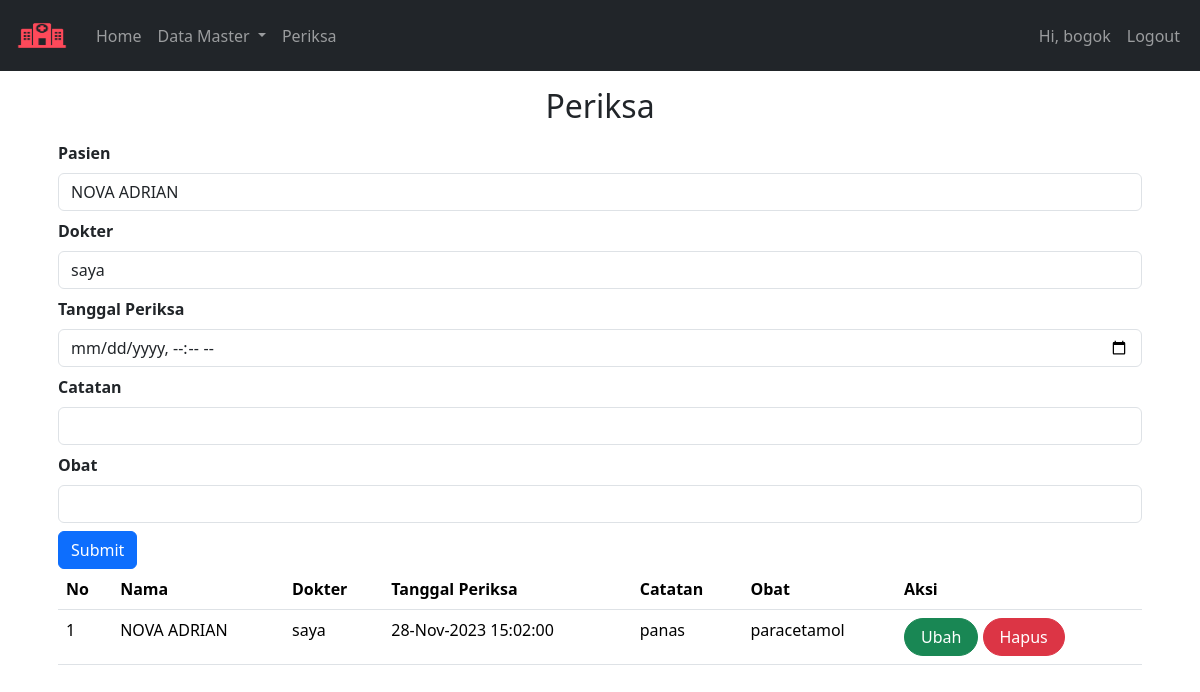
The page /index.php?page=periksa (signed in) on the database its author committed.
### tables this page shows
CREATE TABLE `periksa` (
  `id` int(11) NOT NULL,
  `id_pasien` int(11) NOT NULL,
  `id_dokter` int(11) NOT NULL,
  `tgl_periksa` datetime NOT NULL,
  `catatan` text NOT NULL,
  `obat` varchar(255) NOT NULL
);

CREATE TABLE `pasien` (
  `id` int(11) NOT NULL,
  `nama` varchar(255) NOT NULL,
  `alamat` varchar(255) NOT NULL,
  `no_hp` varchar(50) NOT NULL
);

CREATE TABLE `dokter` (
  `id` int(11) NOT NULL,
  `nama` varchar(255) NOT NULL,
  `alamat` varchar(255) NOT NULL,
  `no_hp` varchar(50) NOT NULL
);

### periksa.php (the view, shortened to what this page needs)
<div class="form-group mx-sm-3 mb-2">
    <form action="" onsubmit="return(validate());" method="post">
        <?php
        $id_pasien = '';
        $id_dokter = '';
        $tgl_periksa = '';
        $catatan = '';
        $obat = '';
        ?>
        <label class="fw-bold">Pasien</label>
       <select class="form-control my-2" name="id_pasien">
           <?php
           include ('koneksi.php');
           $selected = '';
           $periksa = mysqli_query($mysqli, "SELECT * FROM pasien");
           while ($data = mysqli_fetch_array($periksa)) {
               if ($data['id'] == $id_pasien) {
                   $selected = 'selected="selected"';
               } else {
                   $selected = '';
               }
           ?>
               <option value="<?php echo $data['id'] ?>"  <?php echo $selected?>> <?php echo $data['nama'] ?></option>
           <?php
           }
           ?>
       </select>
       <label class="fw-bold">Dokter</label>
       <select class="form-control my-2" name="id_dokter">
           <?php
           include ('koneksi.php');
           $selected = '';
           $dokter = mysqli_query($mysqli, "SELECT * FROM dokter");
           while ($data = mysqli_fetch_array($dokter)) {
               if ($data['id'] == $id_dokter) {
                   $selected = 'selected="selected"';
               } else {
                   $selected = '';
               }
           ?>
               <option value="<?php echo $data['id'] ?>"  <?php echo $selected ?>><?php echo $data['nama'] ?></option>
           <?php
           }
           ?>
       </select>
       <label class="fw-bold">Tanggal Periksa</label>
       <input type="datetime-local" name="tgl_periksa" value="<?php echo $tgl_periksa ?>" class="form-control my-2"  required>
       <label class="fw-bold">Catatan</label>
       <input type="text" class="form-control my-2" name="catatan"  value="<?php echo $catatan ?>">
       <label  class="fw-bold">Obat</label>
       <input type="text" class="form-control my-2" name="obat"  value="<?php echo $obat ?>">
       <button class="btn btn-primary" type="submit" name="simpan" >Submit</button>
    </form>
    <div class="table-responsive">
        <table class="table">
            <thead>
                <tr>
                <th scope="col">No</th>
                <th scope="col">Nama</th>
                <th scope="col">Dokter</th>
                <th scope="col">Tanggal Periksa</th>
                <th scope="col">Catatan</th>
                <th scope="col">Obat</th>
                <th scope="col">Aksi</th>
                </tr>
            </thead>
            <?php
            include ('koneksi.php');
            $result = mysqli_query($mysqli, "SELECT pr.*,d.nama as 'nama_dokter', p.nama as 'nama_pasien' FROM periksa pr LEFT JOIN dokter d ON (pr.id_dokter=d.id) LEFT JOIN pasien p ON (pr.id_pasien=p.id) ORDER BY pr.tgl_periksa ASC");
            $no = 1;
            while ($data = mysqli_fetch_array($result)) {
            ?>
                <tr>
                    <td><?php echo $no++ ?></td>
                    <td><?php echo $data['nama_pasien'] ?></td>
                    <td><?php echo $data['nama_dokter'] ?></td>
                    <td><?php echo date('d-M-Y H:i:s', strtotime ($data['tgl_periksa']))  ?></td>
                    <td><?php echo $data['catatan'] ?></td>
                    <td><?php echo $data['obat'] ?></td>
                    <td>
                        <a class="btn btn-success rounded-pill px-3"
                        href="index.php?page=periksa&id=<?php echo $data['id'] ?>">
                        Ubah</a>
                        <a class="btn btn-danger rounded-pill px-3"
                        href="index.php?page=periksa&id=<?php echo $data['id'] ?>&aksi=hapus">Hapus</a>
                    </td>
                </tr>
            <?php
            }
            ?>
        </table>
    </div>
</div>

### index.php (shortened to what this page needs)
<!DOCTYPE html>
<html lang="en">
<head>
  <link href="https://cdn.jsdelivr.net/npm/bootstrap@5.3.2/dist/css/bootstrap.min.css" rel="stylesheet">
</head>
<body>
<?php
include ('navbar.php');
?>
  <main role="main" class="container">
    <?php
      if (isset($_GET['page'])) {
      ?>
          <h2 class="text-center my-3"><?php echo ucwords($_GET['page']) ?></h2>
      <?php
          include($_GET['page'] . ".php");
      }
      ?>
</body>
</html>

### navbar.php (shortened to what this page needs)
<nav class="navbar navbar-expand-lg navbar-dark bg-dark">
  <div class="container-fluid">
    <a class="navbar-brand" href="#">
      <img src="ic2.png"  width="60" height="45" alt="">
    </a>
    <div class="collapse navbar-collapse" id="navbarNavDropdown">
      <ul class="navbar-nav me-auto mb-2 mb-lg-0">
        <li class="nav-item">
          <a class="nav-link" aria-current="page" href="index.php">
            Home
          </a>
        </li>
        <li class="nav-item dropdown">
          <a class="nav-link dropdown-toggle" href="#" role="button"
          data-bs-toggle="dropdown" aria-expanded="false">
            Data Master
          </a>
        </li>
        <li class="nav-item">
          <a class="nav-link"
          href="index.php?page=periksa">
            Periksa
          </a>
        </li>
      </ul>
      <?php
      if(!isset($_SESSION["username"])){
      ?>
        <ul class="navbar-nav">
          <li class="nav-item">
            <a class="nav-link"
            href="index.php?page=loginUser">
              Login
            </a>
          </li>
          <li class="nav-item">
            <a class="nav-link"
            href="index.php?page=registrasiUser">
              Register
            </a>
          </li>
        </ul>
      <?php
      }else{?>
      <ul class="navbar-nav">
          <li class="nav-item">
            <a href="#" class="nav-link">
              Hi, <?php echo $_SESSION['username']; ?>
            </a>
          </li>
          <li class="nav-item">
            <a class="nav-link"
            href="logout.php">
              Logout
            </a>
          </li>
        </ul>
      <?php
      }
      ?>
    </div>
  </div>
</nav>

### rows shown on the page
periksa: id_pasien.nama "NOVA ADRIAN", id_dokter.nama "saya", tgl_periksa "28-Nov-2023 15:02:00", catatan "panas", obat "paracetamol"

### other values the page prints
$_SESSION['username'] "bogok"
$_GET['page'] "Periksa"
form field id_pasien "NOVA ADRIAN"
form field id_dokter "saya"
